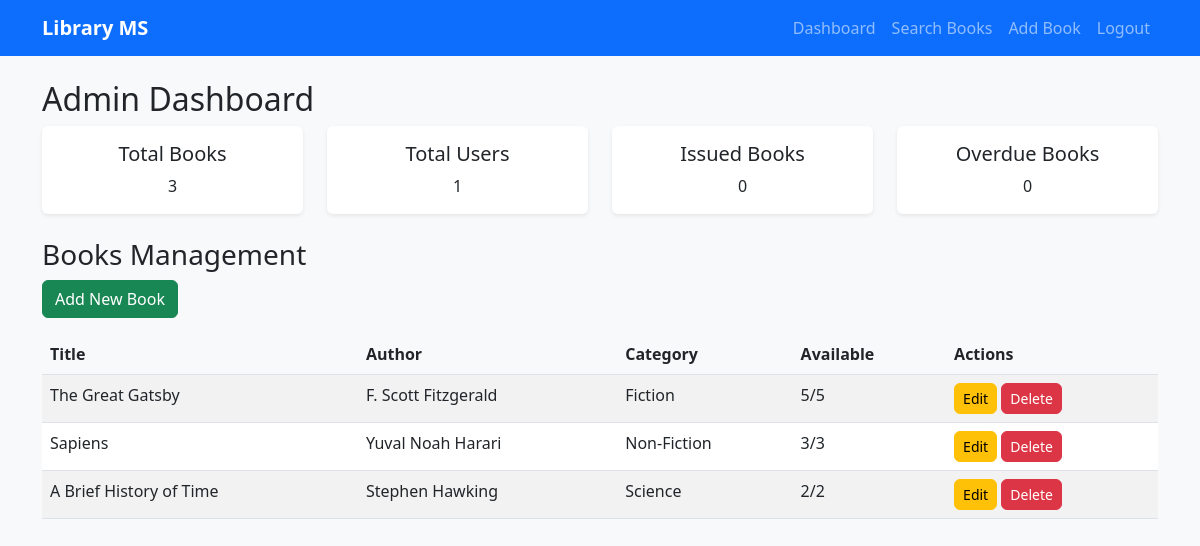
Screenshot of /admin_dashboard (signed in) with the database file from the repository.
### models.py (models this page shows)
class Book(db.Model):
    id = db.Column(db.Integer, primary_key=True)
    title = db.Column(db.String(200), nullable=False)
    author = db.Column(db.String(150), nullable=False)
    isbn = db.Column(db.String(20), unique=True, nullable=False)
    category_id = db.Column(db.Integer, db.ForeignKey('category.id'), nullable=False)
    quantity = db.Column(db.Integer, default=1)
    available = db.Column(db.Integer, default=1)
    issues = db.relationship('Issue', backref='book', lazy=True)

class Category(db.Model):
    id = db.Column(db.Integer, primary_key=True)
    name = db.Column(db.String(100), unique=True, nullable=False)
    books = db.relationship('Book', backref='category', lazy=True)

### app.py (the view)
@app.route('/admin_dashboard')
@login_required
def admin_dashboard():
    if not current_user.is_admin:
        flash('Access denied.', 'danger')
        return redirect(url_for('dashboard'))
    total_books = Book.query.count()
    total_users = User.query.filter_by(is_admin=False).count()
    total_issues = Issue.query.filter_by(return_date=None).count()
    overdue_issues = Issue.query.filter(Issue.return_date == None, Issue.due_date < datetime.utcnow()).all()
    books = Book.query.all()
    return render_template('admin_dashboard.html', total_books=total_books, total_users=total_users, total_issues=total_issues, overdue_issues=overdue_issues, books=books)

### app.py (called while the page is built)
@login_manager.user_loader
def load_user(user_id):
    return User.query.get(int(user_id))

### templates/admin_dashboard.html (shortened to what this page needs)
{% extends "base.html" %}
{% block content %}
<h2>Admin Dashboard</h2>
<div class="row">
    <div class="col-md-3">
        <div class="card text-center">
            <div class="card-body">
                <h5 class="card-title">Total Books</h5>
                <p class="card-text">{{ total_books }}</p>
            </div>
        </div>
    </div>
    <div class="col-md-3">
        <div class="card text-center">
            <div class="card-body">
                <h5 class="card-title">Total Users</h5>
                <p class="card-text">{{ total_users }}</p>
            </div>
        </div>
    </div>
    <div class="col-md-3">
        <div class="card text-center">
            <div class="card-body">
                <h5 class="card-title">Issued Books</h5>
                <p class="card-text">{{ total_issues }}</p>
            </div>
        </div>
    </div>
    <div class="col-md-3">
        <div class="card text-center">
            <div class="card-body">
                <h5 class="card-title">Overdue Books</h5>
                <p class="card-text">{{ overdue_issues|length }}</p>
            </div>
        </div>
    </div>
</div>
<div class="mt-4">
    <h3>Books Management</h3>
    <a href="{{ url_for('add_book') }}" class="btn btn-success mb-3">Add New Book</a>
    <table class="table table-striped">
        <thead>
            <tr>
                <th>Title</th>
                <th>Author</th>
                <th>Category</th>
                <th>Available</th>
                <th>Actions</th>
            </tr>
        </thead>
        <tbody>
            {% for book in books %}
                <tr>
                    <td>{{ book.title }}</td>
                    <td>{{ book.author }}</td>
                    <td>{{ book.category.name }}</td>
                    <td>{{ book.available }}/{{ book.quantity }}</td>
                    <td>
                        <a href="{{ url_for('edit_book', book_id=book.id) }}" class="btn btn-sm btn-warning">Edit</a>
                        <a href="{{ url_for('delete_book', book_id=book.id) }}" class="btn btn-sm btn-danger" onclick="return confirm('Are you sure?')">Delete</a>
                    </td>
                </tr>
            {% endfor %}
        </tbody>
    </table>
</div>
{% endblock %}

### templates/base.html (shortened to what this page needs)
<!DOCTYPE html>
<html lang="en">
<head>
    <link href="https://cdn.jsdelivr.net/npm/bootstrap@5.3.0/dist/css/bootstrap.min.css" rel="stylesheet">
    <link href="{{ url_for('static', filename='css/style.css') }}" rel="stylesheet">
</head>
<body>
    <nav class="navbar navbar-expand-lg navbar-dark bg-primary">
        <div class="container">
            <a class="navbar-brand" href="{{ url_for('index') }}">Library MS</a>
            <div class="collapse navbar-collapse" id="navbarNav">
                <ul class="navbar-nav ms-auto">
                    {% if current_user.is_authenticated %}
                        <li class="nav-item">
                            <a class="nav-link" href="{{ url_for('dashboard') }}">Dashboard</a>
                        </li>
                        <li class="nav-item">
                            <a class="nav-link" href="{{ url_for('search_books') }}">Search Books</a>
                        </li>
                        {% if current_user.is_admin %}
                            <li class="nav-item">
                                <a class="nav-link" href="{{ url_for('add_book') }}">Add Book</a>
                            </li>
                        {% endif %}
                        <li class="nav-item">
                            <a class="nav-link" href="{{ url_for('logout') }}">Logout</a>
                        </li>
                    {% endif %}
                </ul>
            </div>
        </div>
    </nav>
    <div class="container mt-4">
        {% block content %}{% endblock %}
    </div>
</body>
</html>

### static/css/style.css (style rules this page uses)
body { background-color: #f8f9fa; }
.card { border: none; box-shadow: 0 0.125rem 0.25rem rgba(0, 0, 0, 0.075); transition: box-shadow 0.15s ease-in-out; }
.navbar-brand { font-weight: bold; }
.btn { border-radius: 0.375rem; }
.table th { background-color: #f8f9fa; border-top: none; }

### rows the page displays
Book: title "The Great Gatsby", author "F. Scott Fitzgerald", category.name "Fiction", available "5", quantity "5"
Book: title "Sapiens", author "Yuval Noah Harari", category.name "Non-Fiction", available "3", quantity "3"
Book: title "A Brief History of Time", author "Stephen Hawking", category.name "Science", available "2", quantity "2"

### other values shown
{{ total_books }} "3"
{{ total_users }} "1"
{{ total_issues }} "0"
{{ overdue_issues|length }} "0"
